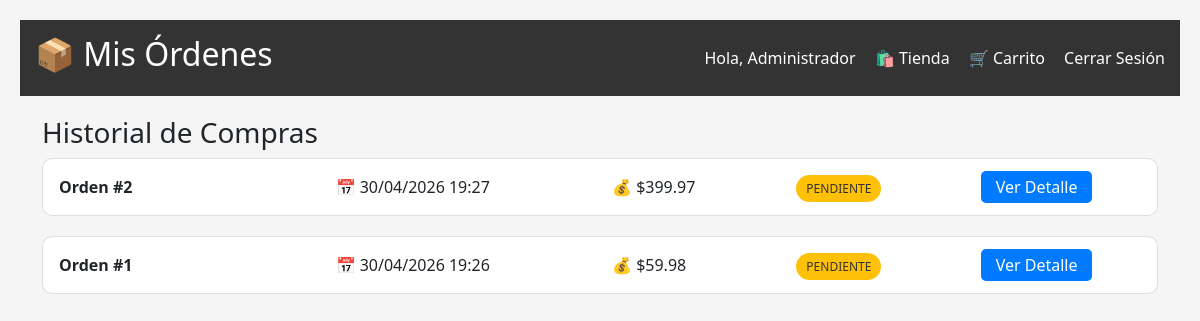
The page /mis-ordenes (signed in) on the database as committed earlier.
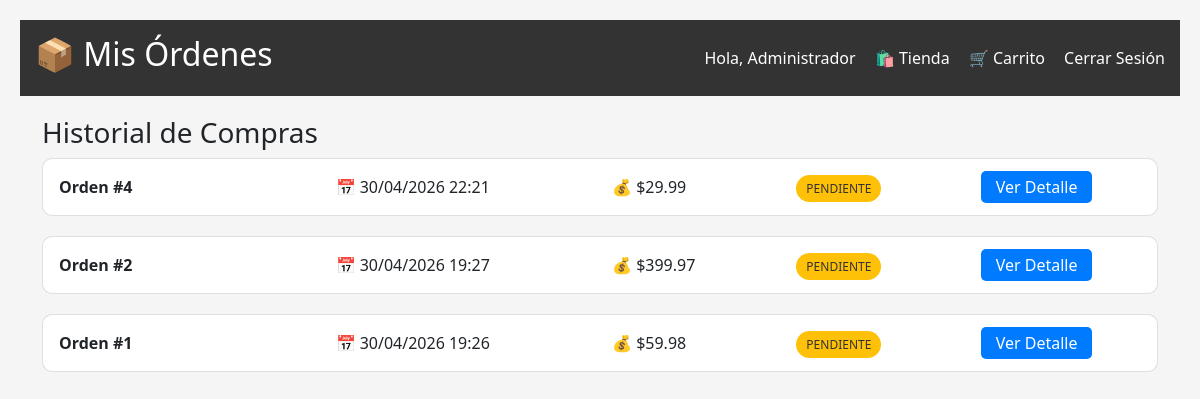
The same page on the database as committed later.
### models.py (models this page shows, shortened)
class Orden(db.Model):
    id = db.Column(db.Integer, primary_key=True)
    usuario_id = db.Column(db.Integer, db.ForeignKey('usuario.id'), nullable=False)
    fecha = db.Column(db.DateTime, default=datetime.utcnow)
    total = db.Column(db.Float, nullable=False)
    estado = db.Column(db.String(50), default='pendiente')  # pendiente, pagado, enviado, entregado
    usuario = db.relationship('Usuario', backref='ordenes')

### app.py (the view)
@app.route('/mis-ordenes')
@login_required
def mis_ordenes():
    ordenes = Orden.query.filter_by(usuario_id=current_user.id).order_by(Orden.fecha.desc()).all()
    return render_template('mis_ordenes.html', ordenes=ordenes)

### app.py (called while the page is built)
@login_manager.user_loader
def load_user(user_id):
    return Usuario.query.get(int(user_id))

### templates/mis_ordenes.html (shortened to what this page needs)
<!DOCTYPE html>
<html lang="es">
<head>
    <link href="https://cdn.jsdelivr.net/npm/bootstrap@5.1.3/dist/css/bootstrap.min.css" rel="stylesheet">
</head>
<body>
    <div class="navbar">
        <h2>📦 Mis Órdenes</h2>
        <div>
            <span>Hola, {{ current_user.nombre }}</span>
            <a href="{{ url_for('tienda') }}">🛍️ Tienda</a>
            <a href="{{ url_for('ver_carrito') }}">🛒 Carrito</a>
            <a href="{{ url_for('logout') }}">Cerrar Sesión</a>
        </div>
    </div>
    <div class="container">
        <h3>Historial de Compras</h3>
        {% if ordenes %}
            {% for orden in ordenes %}
            <div class="card">
                <div class="card-body">
                    <div class="row">
                        <div class="col-md-3">
                            <strong>Orden #{{ orden.id }}</strong>
                        </div>
                        <div class="col-md-3">
                            📅 {{ orden.fecha.strftime('%d/%m/%Y %H:%M') }}
                        </div>
                        <div class="col-md-2">
                            💰 ${{ "%.2f"|format(orden.total) }}
                        </div>
                        <div class="col-md-2">
                            <span class="estado-{{ orden.estado }}">{{ orden.estado|upper }}</span>
                        </div>
                        <div class="col-md-2">
                            <a href="{{ url_for('ver_orden', orden_id=orden.id) }}" class="btn-ver">Ver Detalle</a>
                        </div>
                    </div>
                </div>
            </div>
            {% endfor %}
        {% else %}
            <div class="alert alert-info">
                🛍️ No tienes órdenes de compra aún.
                <a href="{{ url_for('tienda') }}">¡Comienza a comprar!</a>
            </div>
        {% endif %}
    </div>
</body>
</html>

Rows that differ between the two databases and show on the page:
added Orden: id "4", fecha "30/04/2026 22:21", total "29.99", estado "PENDIENTE"
